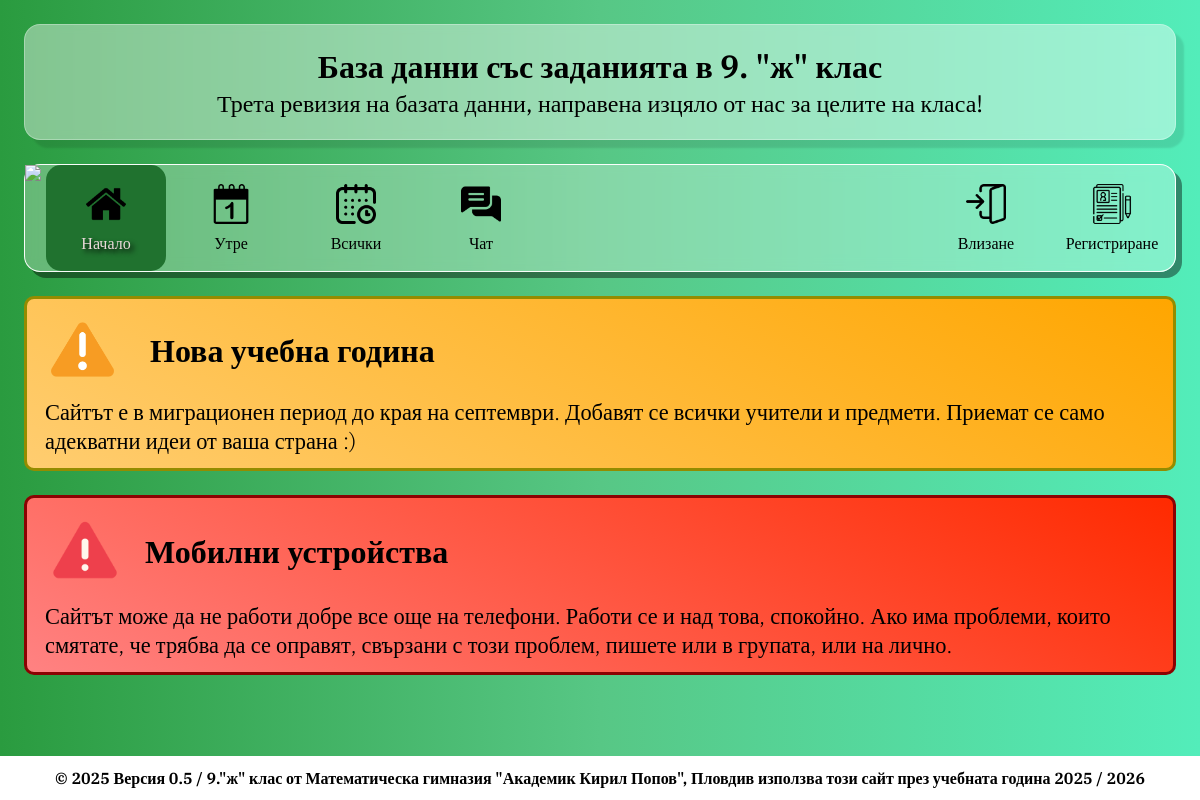
The app's page /, older data.
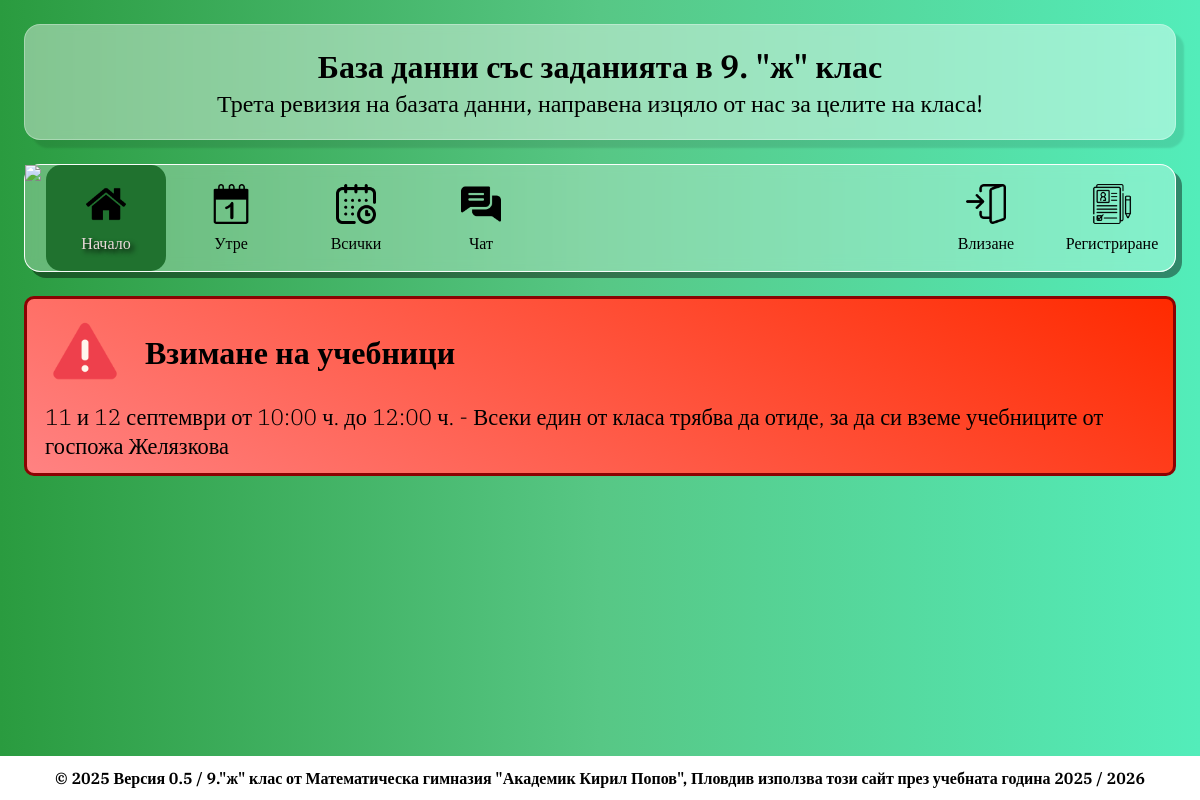
The same page, newer data.
### homework/models.py (models this page shows, shortened)
class Messages(models.Model):
    messageLabel = models.CharField(max_length=255, verbose_name="Заглавие")
    messageText = models.TextField(verbose_name="Текст")
    messageImportance = models.IntegerField(verbose_name="Ниво на съобщението", validators=[MinValueValidator(-1), MaxValueValidator(1)])
    dateBegin = models.DateTimeField(verbose_name="Дата на появяне")
    dateEnd = models.DateTimeField(verbose_name="Дата на изчезване")
    class Meta:
        verbose_name = "Съобщение"
        verbose_name_plural = "Съобщения"

### homework/views.py (the view)
# urls.py: 2. Add a URL to urlpatterns:  path('', Home.as_view(), name='home')
class Home(View):
    def get(self, request):
        now = timezone.now()
        activeMessages = models.Messages.objects.filter(dateBegin__lte=now, dateEnd__gte=now)
        context = {
            "homeActive": True,
            "activeMessages": activeMessages,
            "title": "Начална страница"
        }
        return render(request, "homework/home.html", context)

### homework/templates/homework/home.html (shortened to what this page needs)
{% extends 'homework/base.html'%}
{% load static %}
{%block 'content'%}
{% for message in activeMessages %}
    <div class="messagesTab {% if message.messageImportance == -1%}green{% endif %} {% if message.messageImportance == 0%}orange{% endif %} {% if message.messageImportance == 1%}red{% endif %}">
        <div class='messagesHeader'>
            <img src="
                {% if message.messageImportance == -1 %}
                    {% static 'homework/img/information.png' %}
                {% elif message.messageImportance == 0 %}
                    {% static 'homework/img/warning.png' %}
                {% elif message.messageImportance == 1 %}
                    {% static 'homework/img/crisis.png' %}
                {% endif %}
            ">
            <h1>{{message.messageLabel}}</h1>
        </div>
        <div class='messagesContent'>
            <p>{{message.messageText}}</p>
        </div>
    </div>
{% endfor %}
{%endblock%}

### homework/templates/homework/base.html (shortened to what this page needs)
{% load static %}
<!DOCTYPE html>
    <html lang="en">
    <head>
        <link rel="stylesheet" href={% static 'homework/css/reset.css'%}>
        <link rel="stylesheet" href={% static 'homework/css/navigation.css'%}>
        <link rel="stylesheet" href={% static 'homework/css/messages.css'%}>
        <link rel="stylesheet" href={% static 'homework/css/assignments.css'%}>
        <link rel="stylesheet" href={% static 'users/css/register.css'%}>
        <link rel="stylesheet" href={% static 'users/css/account-homework.css'%}>
        <link rel="stylesheet" href={% static 'homework/css/pagination.css'%}>
    </head>
    <body>
        <header>
            <h1>База данни със заданията в 9. "ж" клас </h1>
            <h2>Трета ревизия на базата данни, направена изцяло от нас за целите на класа!</h2>
        </header>
        <nav>
            <img id='logo-img' src={% static 'homework/img/logo.png'%}>
            <a {% if homeActive %} id='active' {%endif%} href="{% url 'homework-home'%}">
                <img src="{% static 'homework/img/home.png'%}" alt="Начало">
                <span>Начало</span>
            </a>
            <a {% if tomorrowActive %} id='active' {%endif%} href="{% url 'homework-tomorrow'%}">
                <img src="{% static 'homework/img/1day.png'%}" alt="Утре">
                <span>Утре</span>
            </a>
            <a {% if alldaysActive %} id='alldays' {%endif%} href="#">
                <img src="{% static 'homework/img/calendar.png'%}" alt="Всички">
                <span>Всички</span>
            </a>
            <a href="{% url 'messages-main' %}">
                <img src="{% static 'homework/img/chatting.png'%}" alt="Тази седмица">
                <span>Чат</span>
            </a>
            <div class='auth'>
                {% if user.is_authenticated %}
                    <a id='logout' href="{% url 'users-logout' %}">
                        <img src="{% static 'homework/img/logout.png'%}" alt="Излезни">
                        <span>Излизане</span>
                    </a>
                    <a {% if profileViewOwn %} id='active' {%endif%} id='profileView' href="{% url 'users-profileinfo' user.id %}">
                        <img src="{% static 'homework/img/profile.png'%}" alt="Профил">
                        <span>Профил</span>
                    </a>
                {%else%}
                    <a {% if loginActive %} id='active' {%endif%} id='login' href="{% url 'users-login' %}">
                        <img src="{% static 'homework/img/login.png'%}" alt="Влезни">
                        <span>Влизане</span>
                    </a>
                    <a {% if registerActive %} id='active' {%endif%} id='register' href="{% url 'users-register' %}">
                        <img src="{% static 'homework/img/registration.png'%}" alt="Регистрирай се">
                        <span>Регистриране</span>
                    </a>
                {%endif%}
        </nav>
        <main>
            {% block 'content'%}
            {% endblock %}
        </main>
        <footer>
            <span> &copy 2025 Версия 0.5 / 9."ж" клас от Математическа гимназия "Академик Кирил Попов", Пловдив използва този сайт през учебната година 2025 / 2026 </span>
        </footer>
    </body>
</html>

### homework/static/homework/css/navigation.css (style rules this page uses)
header { text-align: center; margin: 2%; padding: 20px; background: rgba(255, 255, 255, 0.414); border-radius: 16px; box-shadow: 8px 8px 2px rgba(0, 0, 0, 0.1); backdrop-filter: blur(5px); -webkit-backdrop-filter: blur(5px); border: 1px solid rgba(255, 255, 255, 0.3); position: relative; }
header > h2 { font-weight: 400; }
nav { display: flex; flex-direction: left; margin-left: 2%; margin-right: 2%; background: rgba(255, 255, 255, 0.28); border-radius: 16px; box-shadow: 6px 6px 0 rgba(0, 0, 0, 0.419); backdrop-filter: blur(6.7px); -webkit-backdrop-filter: blur(6.7px); gap:5px; border: 1px solid rgba(255, 255, 255, 0.96); }
nav a { display: flex; justify-content: center; width: 120px; text-align: center; line-height: 15px; flex-direction: column; align-items: center; border-radius: 15px; text-decoration: none; color: rgb(0, 0, 0); position: relative; overflow: hidden; transition: color 0.2s; }
nav a > span { font-size: 1rem; font-weight: 400 !important; border-radius: 10px; padding: 2px; text-align: center; }
nav a::before { content: ""; position: absolute; top: 0; bottom: 0; left: 0; right: 0; z-index: -1; width: 0%; transition: width 0.5s; background-color: #378545ab; }
nav a > img { height: 40px; width: 40px; margin-bottom: 10px; }
#active { background-color: #20722f; color: rgb(234, 218, 218); text-shadow: 3px 3px 5px black; }
nav img { height:100px; }
.auth { margin-left: auto; display: flex; flex-direction: row; }
nav #login::before { background-color: #05821c; }
nav #register::before { background-color: #b36f01; }
nav #login, #logout, #register, #profileView { margin: 3px; width: 120px; height: 100px; }

### homework/static/homework/css/messages.css (style rules this page uses)
.messagesTab { margin: 2%; border-radius: 10px; display: flex; flex-direction: column; padding: 8px; padding-bottom: 3px; padding-top: 3px; }
.messagesTab.red { background: #ff8282; background: linear-gradient(30deg, rgba(255, 130, 130, 1) 0%, rgba(255, 42, 0, 1) 100%); border: 3px solid rgb(139, 2, 2); }
.messagesTab > .messagesHeader { display: flex; width: 100%; flex-direction: row; align-items: center; justify-content: start; }
.messagesTab img { height: 75px; display: inline; align-self:flex-end; margin: 10px; margin-right: 30px; padding: 5px; }
.messagesTab.red img { height: 100px; margin: 0; margin-right: 10px; padding: 5px; }
.messagesTab p { font-size: 1.4rem; font-weight: 350; }
.messagesContent { padding-top: 0 !important; padding: 10px; }

Row changes from the older to the newer data that the page shows:
removed Messages: messageLabel "Нова учебна година", messageText "Сайтът е в миграционен период до края на септември. Добавят се всички учители и предмети. Приемат се само адекватни идеи от ваша страна :)", messageImportance 0 (drawn)
removed Messages: messageLabel "Мобилни устройства", messageText "Сайтът може да не работи добре все още на телефони. Работи се и над това, спокойно. Ако има проблеми, които смятате, че трябва да се оправят, свързани с този проблем, пишете или в групата, или на лично."
added Messages: messageLabel "Взимане на учебници", messageText "11 и 12 септември от 10:00 ч. до 12:00 ч. - Всеки един от класа трябва да отиде, за да си вземе учебниците от госпожа Желязкова"
